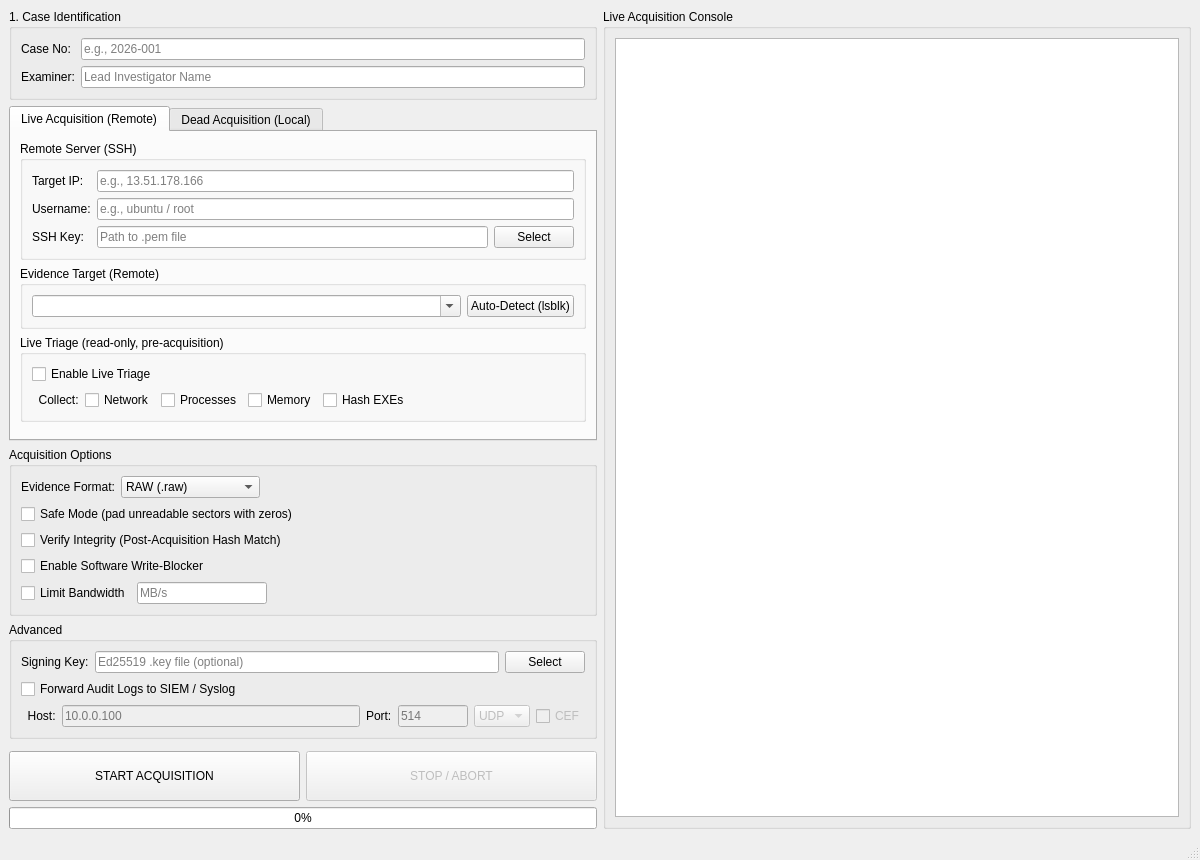
<?xml version="1.0" encoding="UTF-8"?>
<ui version="4.0">
 <class>MainWindow</class>
 <widget class="QMainWindow" name="MainWindow">
  <property name="geometry">
   <rect>
    <x>0</x>
    <y>0</y>
    <width>1200</width>
    <height>860</height>
   </rect>
  </property>
  <property name="windowTitle">
   <string>ForenXtract (FX)</string>
  </property>
  <widget class="QWidget" name="centralwidget">
   <layout class="QHBoxLayout" name="horizontalLayout">

    <!-- ══════ LEFT PANEL ══════ -->
    <item>
     <layout class="QVBoxLayout" name="verticalLayout_left">

      <!-- 1. Case Identification (shared) -->
      <item>
       <widget class="QGroupBox" name="groupBox_case">
        <property name="title"><string>1. Case Identification</string></property>
        <layout class="QFormLayout" name="formLayout_case">
         <item row="0" column="0"><widget class="QLabel" name="label"><property name="text"><string>Case No:</string></property></widget></item>
         <item row="0" column="1">
          <widget class="QLineEdit" name="txt_caseno">
           <property name="placeholderText"><string>e.g., 2026-001</string></property>
          </widget>
         </item>
         <item row="1" column="0"><widget class="QLabel" name="label_2"><property name="text"><string>Examiner:</string></property></widget></item>
         <item row="1" column="1">
          <widget class="QLineEdit" name="txt_examiner">
           <property name="placeholderText"><string>Lead Investigator Name</string></property>
          </widget>
         </item>
        </layout>
       </widget>
      </item>

      <!-- ══════ TAB WIDGET: Acquisition Modes ══════ -->
      <item>
       <widget class="QTabWidget" name="tabWidget">
        <property name="currentIndex"><number>0</number></property>

        <!-- ══ TAB 0: Live Acquisition (Remote) ══ -->
        <widget class="QWidget" name="tab_live">
         <attribute name="title"><string>Live Acquisition (Remote)</string></attribute>
         <layout class="QVBoxLayout" name="vLayout_tab_live">

          <!-- Remote Server (SSH) -->
          <item>
           <widget class="QGroupBox" name="groupBox_server">
            <property name="title"><string>Remote Server (SSH)</string></property>
            <layout class="QFormLayout" name="formLayout_server">
             <item row="0" column="0"><widget class="QLabel" name="label_3"><property name="text"><string>Target IP:</string></property></widget></item>
             <item row="0" column="1">
              <widget class="QLineEdit" name="txt_ip">
               <property name="placeholderText"><string>e.g., 13.51.178.166</string></property>
              </widget>
             </item>
             <item row="1" column="0"><widget class="QLabel" name="label_4"><property name="text"><string>Username:</string></property></widget></item>
             <item row="1" column="1">
              <widget class="QLineEdit" name="txt_user">
               <property name="placeholderText"><string>e.g., ubuntu / root</string></property>
              </widget>
             </item>
             <item row="2" column="0"><widget class="QLabel" name="label_5"><property name="text"><string>SSH Key:</string></property></widget></item>
             <item row="2" column="1">
              <layout class="QHBoxLayout" name="horizontalLayout_key">
               <item>
                <widget class="QLineEdit" name="txt_key">
                 <property name="placeholderText"><string>Path to .pem file</string></property>
                </widget>
               </item>
               <item><widget class="QPushButton" name="btn_file"><property name="text"><string>Select</string></property></widget></item>
              </layout>
             </item>
            </layout>
           </widget>
          </item>

          <!-- Evidence Target (Remote) -->
          <item>
           <widget class="QGroupBox" name="groupBox_disk">
            <property name="title"><string>Evidence Target (Remote)</string></property>
            <layout class="QVBoxLayout" name="verticalLayout_disk">
             <item>
              <layout class="QHBoxLayout" name="horizontalLayout_disk">
               <item>
                <widget class="QComboBox" name="cmb_disk">
                 <property name="sizePolicy">
                  <sizepolicy hsizetype="Expanding" vsizetype="Fixed">
                   <horstretch>0</horstretch>
                   <verstretch>0</verstretch>
                  </sizepolicy>
                 </property>
                 <property name="editable"><bool>true</bool></property>
                </widget>
               </item>
               <item><widget class="QPushButton" name="btn_discover"><property name="text"><string>Auto-Detect (lsblk)</string></property></widget></item>
              </layout>
             </item>
            </layout>
           </widget>
          </item>

          <!-- Live Triage -->
          <item>
           <widget class="QGroupBox" name="groupBox_triage">
            <property name="title"><string>Live Triage (read-only, pre-acquisition)</string></property>
            <layout class="QVBoxLayout" name="verticalLayout_triage">
             <item><widget class="QCheckBox" name="chk_triage"><property name="text"><string>Enable Live Triage</string></property></widget></item>
             <item>
              <layout class="QHBoxLayout" name="horizontalLayout_triage_sub">
               <item><widget class="QLabel" name="label_triage_sub"><property name="text"><string>  Collect:</string></property></widget></item>
               <item><widget class="QCheckBox" name="chk_triage_network"><property name="text"><string>Network</string></property></widget></item>
               <item><widget class="QCheckBox" name="chk_triage_processes"><property name="text"><string>Processes</string></property></widget></item>
               <item><widget class="QCheckBox" name="chk_triage_memory"><property name="text"><string>Memory</string></property></widget></item>
               <item><widget class="QCheckBox" name="chk_triage_hash_exes"><property name="text"><string>Hash EXEs</string></property></widget></item>
               <item>
                <spacer name="horizontalSpacer_triage">
                 <property name="orientation"><enum>Qt::Horizontal</enum></property>
                 <property name="sizeHint"><size><width>40</width><height>20</height></size></property>
                </spacer>
               </item>
              </layout>
             </item>
            </layout>
           </widget>
          </item>

          <item>
           <spacer name="verticalSpacer_live">
            <property name="orientation"><enum>Qt::Vertical</enum></property>
            <property name="sizeHint"><size><width>20</width><height>10</height></size></property>
           </spacer>
          </item>

         </layout>
        </widget>

        <!-- ══ TAB 1: Dead Acquisition (Local) ══ -->
        <widget class="QWidget" name="tab_dead">
         <attribute name="title"><string>Dead Acquisition (Local)</string></attribute>
         <layout class="QVBoxLayout" name="vLayout_tab_dead">

          <!-- Source Device (Local) -->
          <item>
           <widget class="QGroupBox" name="groupBox_dead_disk">
            <property name="title"><string>Source Device</string></property>
            <layout class="QVBoxLayout" name="verticalLayout_dead_disk">
             <item>
              <layout class="QHBoxLayout" name="horizontalLayout_dead_disk">
               <item>
                <widget class="QComboBox" name="cmb_dead_disk">
                 <property name="sizePolicy">
                  <sizepolicy hsizetype="Expanding" vsizetype="Fixed">
                   <horstretch>0</horstretch>
                   <verstretch>0</verstretch>
                  </sizepolicy>
                 </property>
                 <property name="editable"><bool>true</bool></property>
                </widget>
               </item>
               <item><widget class="QPushButton" name="btn_dead_discover"><property name="text"><string>Auto-Detect (lsblk)</string></property></widget></item>
              </layout>
             </item>
             <item>
              <widget class="QLabel" name="lbl_dead_info">
               <property name="text"><string>Select a locally attached block device (e.g., /dev/sdb) for forensic imaging.</string></property>
               <property name="wordWrap"><bool>true</bool></property>
               <property name="styleSheet"><string>color: #888; font-style: italic;</string></property>
              </widget>
             </item>
            </layout>
           </widget>
          </item>

          <!-- Or: Source Folder -->
          <item>
           <widget class="QGroupBox" name="groupBox_dead_image">
            <property name="title"><string>Or: Source Folder (Logical Acquisition)</string></property>
            <layout class="QVBoxLayout" name="verticalLayout_dead_image">
             <item>
              <layout class="QHBoxLayout" name="horizontalLayout_dead_image">
               <item>
                <widget class="QLineEdit" name="txt_dead_image">
                 <property name="placeholderText"><string>Path to source folder (overrides device above)</string></property>
                </widget>
               </item>
               <item><widget class="QPushButton" name="btn_dead_image"><property name="text"><string>Browse...</string></property></widget></item>
              </layout>
             </item>
             <item>
              <widget class="QLabel" name="lbl_dead_image_info">
               <property name="text"><string>Select a folder for logical acquisition. Contents are archived (tar) and written to the forensic image.</string></property>
               <property name="wordWrap"><bool>true</bool></property>
               <property name="styleSheet"><string>color: #888; font-style: italic;</string></property>
              </widget>
             </item>
            </layout>
           </widget>
          </item>

          <item>
           <spacer name="verticalSpacer_dead">
            <property name="orientation"><enum>Qt::Vertical</enum></property>
            <property name="sizeHint"><size><width>20</width><height>10</height></size></property>
           </spacer>
          </item>

         </layout>
        </widget>

       </widget>
      </item>

      <!-- ══════ SHARED: Acquisition Options ══════ -->
      <item>
       <widget class="QGroupBox" name="groupBox_options">
        <property name="title"><string>Acquisition Options</string></property>
        <layout class="QVBoxLayout" name="verticalLayout_options">

         <!-- Format -->
         <item>
          <layout class="QHBoxLayout" name="horizontalLayout_format">
           <item><widget class="QLabel" name="label_format"><property name="text"><string>Evidence Format:</string></property></widget></item>
           <item>
            <widget class="QComboBox" name="cmb_format">
             <item><property name="text"><string>RAW (.raw)</string></property></item>
             <item><property name="text"><string>RAW+LZ4 (.raw.lz4)</string></property></item>
             <item><property name="text"><string>E01 (EnCase)</string></property></item>
             <item><property name="text"><string>AFF4</string></property></item>
            </widget>
           </item>
           <item>
            <spacer name="horizontalSpacer_format">
             <property name="orientation"><enum>Qt::Horizontal</enum></property>
             <property name="sizeHint"><size><width>40</width><height>20</height></size></property>
            </spacer>
           </item>
          </layout>
         </item>

         <item><widget class="QCheckBox" name="chk_safety"><property name="text"><string>Safe Mode (pad unreadable sectors with zeros)</string></property></widget></item>
         <item><widget class="QCheckBox" name="chk_verify"><property name="text"><string>Verify Integrity (Post-Acquisition Hash Match)</string></property><property name="toolTip"><string>Re-read source and compare SHA-256 against on-the-fly stream hash.</string></property></widget></item>
         <item><widget class="QCheckBox" name="chk_writeblock"><property name="text"><string>Enable Software Write-Blocker</string></property></widget></item>

         <!-- Throttle -->
         <item>
          <layout class="QHBoxLayout" name="horizontalLayout_throttle">
           <item><widget class="QCheckBox" name="chk_throttle"><property name="text"><string>Limit Bandwidth</string></property></widget></item>
           <item>
            <widget class="QLineEdit" name="txt_throttle">
             <property name="minimumSize"><size><width>100</width><height>0</height></size></property>
             <property name="maximumSize"><size><width>130</width><height>16777215</height></size></property>
             <property name="placeholderText"><string>MB/s</string></property>
            </widget>
           </item>
           <item>
            <spacer name="horizontalSpacer_throttle">
             <property name="orientation"><enum>Qt::Horizontal</enum></property>
             <property name="sizeHint"><size><width>40</width><height>20</height></size></property>
            </spacer>
           </item>
          </layout>
         </item>

        </layout>
       </widget>
      </item>

      <!-- ══════ SHARED: Advanced ══════ -->
      <item>
       <widget class="QGroupBox" name="groupBox_advanced">
        <property name="title"><string>Advanced</string></property>
        <layout class="QVBoxLayout" name="verticalLayout_advanced">

         <!-- Signing Key -->
         <item>
          <layout class="QHBoxLayout" name="horizontalLayout_signing">
           <item><widget class="QLabel" name="label_signing"><property name="text"><string>Signing Key:</string></property></widget></item>
           <item>
            <widget class="QLineEdit" name="txt_signing_key">
             <property name="placeholderText"><string>Ed25519 .key file (optional)</string></property>
            </widget>
           </item>
           <item><widget class="QPushButton" name="btn_signing_key"><property name="text"><string>Select</string></property></widget></item>
          </layout>
         </item>

         <!-- SIEM toggle -->
         <item><widget class="QCheckBox" name="chk_siem"><property name="text"><string>Forward Audit Logs to SIEM / Syslog</string></property></widget></item>

         <!-- SIEM fields -->
         <item>
          <layout class="QHBoxLayout" name="horizontalLayout_siem">
           <item><widget class="QLabel" name="label_siem_host"><property name="text"><string>  Host:</string></property></widget></item>
           <item>
            <widget class="QLineEdit" name="txt_siem_host">
             <property name="placeholderText"><string>10.0.0.100</string></property>
             <property name="enabled"><bool>false</bool></property>
            </widget>
           </item>
           <item><widget class="QLabel" name="label_siem_port"><property name="text"><string>Port:</string></property></widget></item>
           <item>
            <widget class="QLineEdit" name="txt_siem_port">
             <property name="maximumSize"><size><width>70</width><height>16777215</height></size></property>
             <property name="placeholderText"><string>514</string></property>
             <property name="enabled"><bool>false</bool></property>
            </widget>
           </item>
           <item>
            <widget class="QComboBox" name="cmb_siem_protocol">
             <property name="enabled"><bool>false</bool></property>
             <item><property name="text"><string>UDP</string></property></item>
             <item><property name="text"><string>TCP</string></property></item>
            </widget>
           </item>
           <item>
            <widget class="QCheckBox" name="chk_siem_cef">
             <property name="text"><string>CEF</string></property>
             <property name="enabled"><bool>false</bool></property>
             <property name="toolTip"><string>Use Common Event Format instead of RFC 5424</string></property>
            </widget>
           </item>
          </layout>
         </item>

        </layout>
       </widget>
      </item>

      <item>
       <spacer name="verticalSpacer">
        <property name="orientation"><enum>Qt::Vertical</enum></property>
        <property name="sizeHint"><size><width>20</width><height>10</height></size></property>
       </spacer>
      </item>

      <!-- ══════ SHARED: Action Buttons ══════ -->
      <item>
       <layout class="QHBoxLayout" name="horizontalLayout_actions">
        <item>
         <widget class="QPushButton" name="btn_start">
          <property name="text"><string>START ACQUISITION</string></property>
          <property name="minimumSize"><size><width>0</width><height>50</height></size></property>
         </widget>
        </item>
        <item>
         <widget class="QPushButton" name="btn_stop">
          <property name="text"><string>STOP / ABORT</string></property>
          <property name="minimumSize"><size><width>0</width><height>50</height></size></property>
          <property name="enabled"><bool>false</bool></property>
         </widget>
        </item>
       </layout>
      </item>

      <item>
       <widget class="QProgressBar" name="progressBar">
        <property name="value"><number>0</number></property>
       </widget>
      </item>

     </layout>
    </item>

    <!-- ══════ RIGHT: Console ══════ -->
    <item>
     <widget class="QGroupBox" name="groupBox_log">
      <property name="title"><string>Live Acquisition Console</string></property>
      <layout class="QVBoxLayout" name="verticalLayout_log">
       <item><widget class="QTextEdit" name="txt_log"/></item>
      </layout>
     </widget>
    </item>

   </layout>
  </widget>
  <widget class="QStatusBar" name="statusbar"/>
 </widget>
 <resources/>
 <connections/>
</ui>
